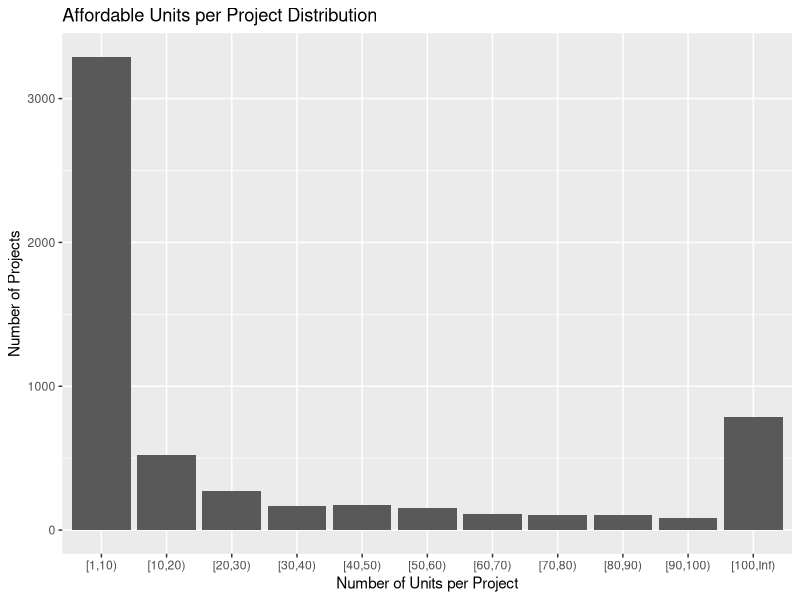
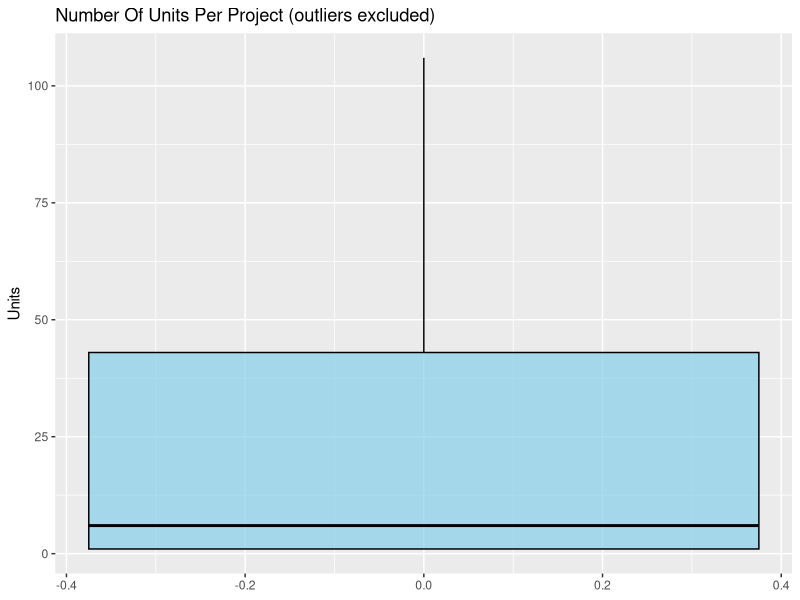
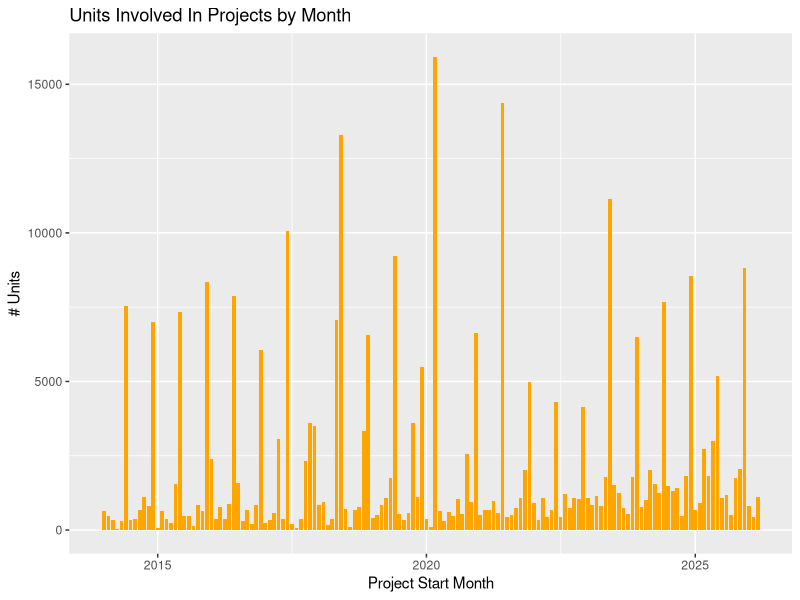
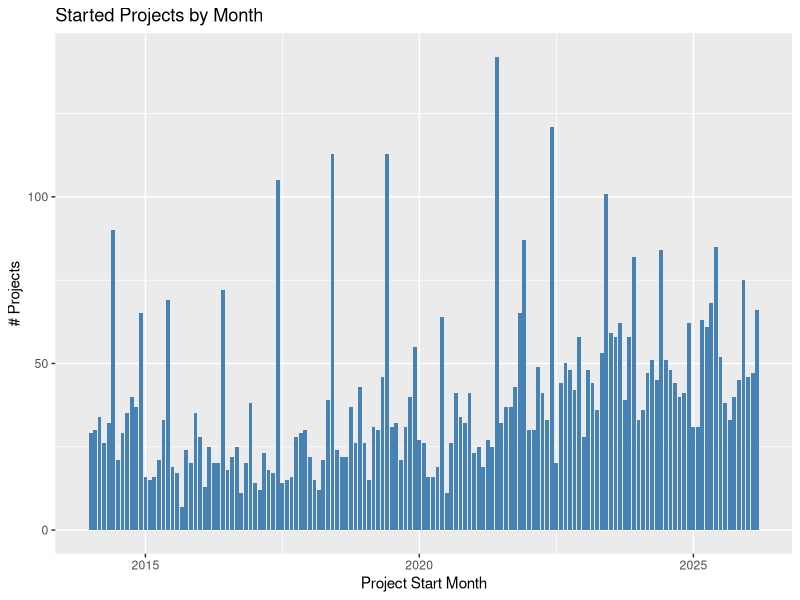
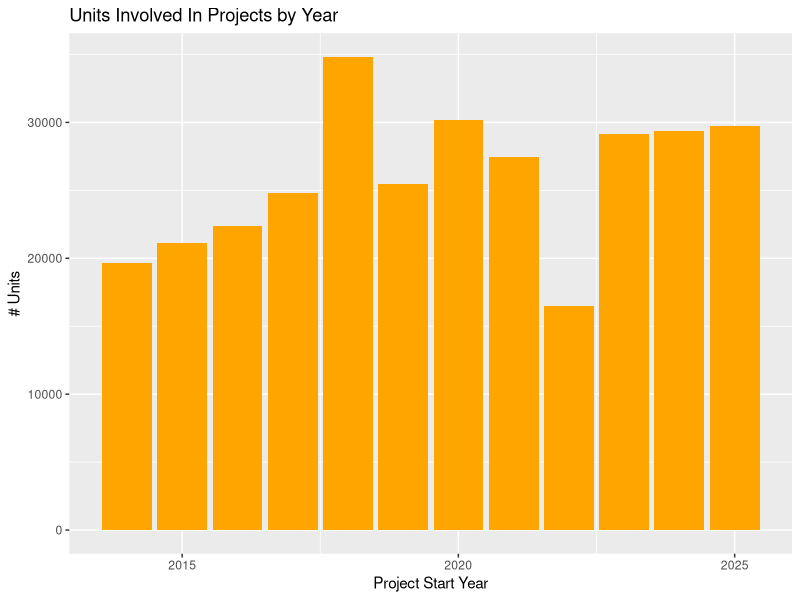
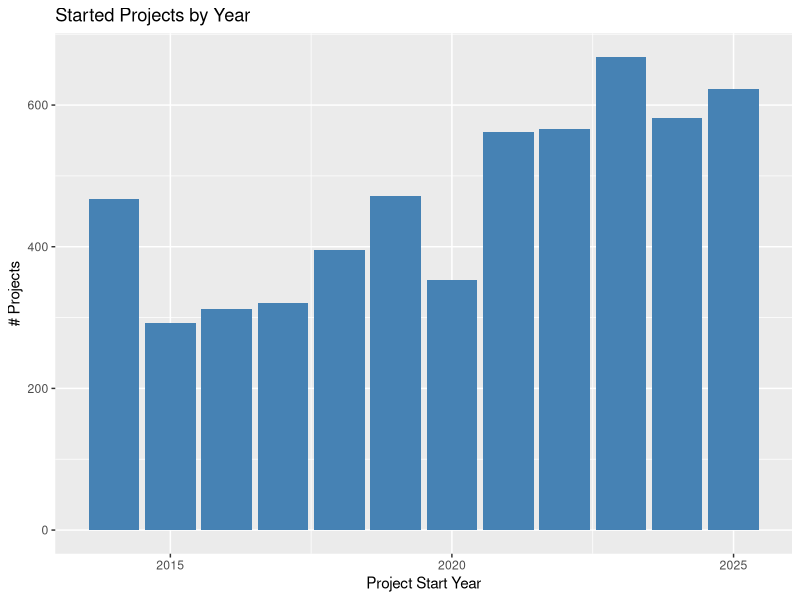
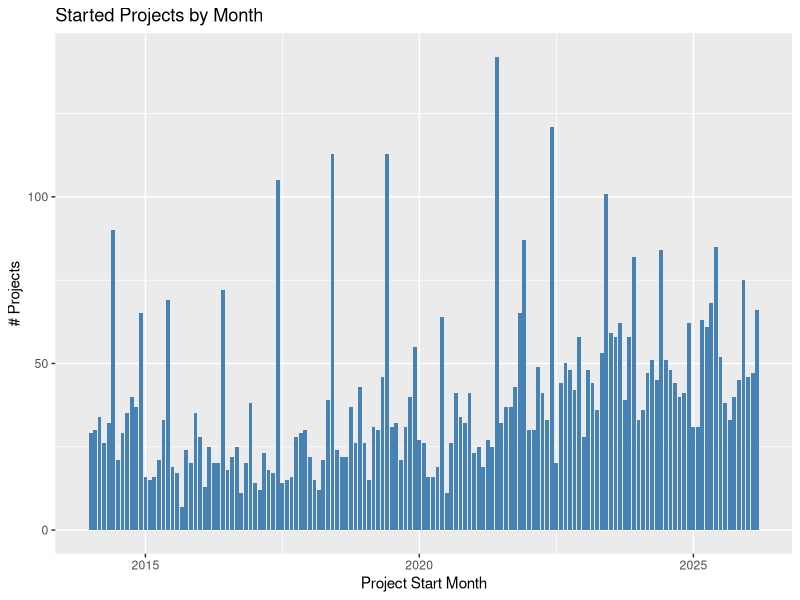
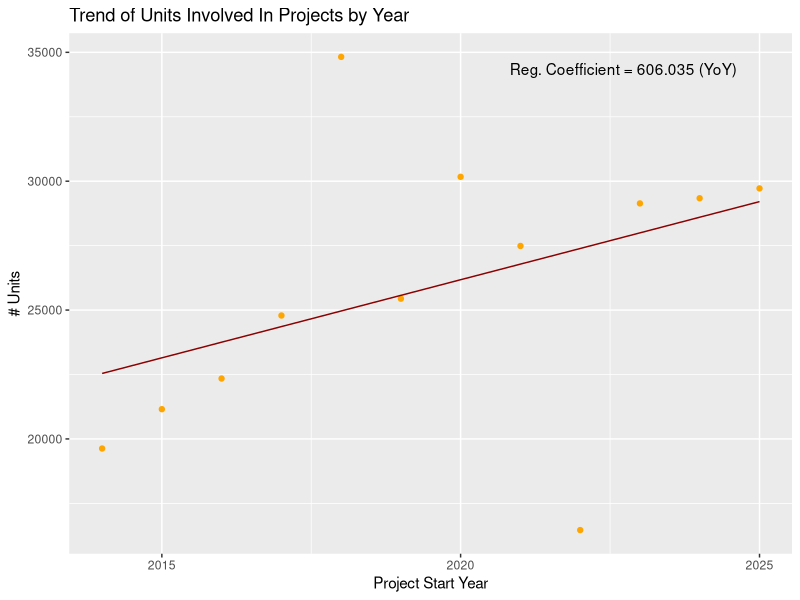

Reproduce these figures in R, in order.
library(readr)
library(dplyr)
library(lubridate)
library(ggplot2)

# Data uploading and cleaning
data <- read_csv("data/Affordable_Housing_Production_by_Building_20260821.csv")
data_f <- data[!is.na(data$`All Counted Units`), ]

data_f$`Project Start Date` <- mdy(data_f$`Project Start Date`)

n_unique_projects <- length(unique(data_f$`Project ID`)) # save the number of unique projects 

data_f$`Project Start Month` <- floor_date(data_f$`Project Start Date`, unit="month")
data_f$`Project Start Year` <- floor_date(data_f$`Project Start Date`, unit="year")

# Aggregating by proejct (collapsing buildings)
projects <- data_f |> 
  summarise(
    .by = c(`Project ID`, `Project Start Month`, `Project Start Year`), 
    `Units` = sum(`All Counted Units`)
  )
projects$`Projects Cnt` <- 1

# Visualize units per project distribution
  
projects <- projects |>
  mutate(
    `# Units - Grouped` = cut(
      `Units`,
      breaks = c(1, 10, 20, 30, 40, 50, 60, 70, 80, 90, 100, Inf),
      right = FALSE
    )
  )

ggplot(projects, aes(x = `# Units - Grouped`)) +
  geom_bar() +
  labs(
    x = "Number of Units per Project",
    y = "Number of Projects",
    title = "Affordable Units per Project Distribution"
  )

# Aggregating by month
by_month <- projects |> 
  summarise(
    .by = c(`Project Start Month`), 
    `# Units` = sum(`Units`),
    `# Projects` = sum(`Projects Cnt`)
  )
by_month <- by_month |>
  mutate(`6th or 12th month` = if_else(format(`Project Start Month`, "%m") %in% c("06", "12"), 1, 0))

# Aggregating by year
by_year <- projects |> 
  summarise(
    .by = c(`Project Start Year`), 
    `# Units` = sum(`Units`),
    `# Projects` = sum(`Projects Cnt`)
  )
by_year <- by_year[by_year$`Project Start Year` < '2026-01-01', ]
by_year <- by_year |> arrange(`Project Start Year`)
by_year$`Project Start Year Numeric` <- 0:(nrow(by_year)-1)

# Boxplot with # Units
ggplot(projects, aes(y = `Units`)) +
  geom_boxplot(fill = "skyblue", color = "black", alpha = 0.7, outliers=FALSE) +
  labs(title="Number Of Units Per Project (outliers excluded)")

# Visualize monthly data

ggplot(by_month, aes(`Project Start Month`, `# Units`)) +
  geom_col(fill="orange") +
  labs(
    title="Units Involved In Projects by Month"
  )

ggplot(by_month, aes(`Project Start Month`, `# Projects`)) +
  geom_col(fill="steelblue") +
  labs(
    title="Started Projects by Month"
  )

# Visualize yearly data

ggplot(by_year, aes(`Project Start Year`, `# Units`)) +
  geom_col(fill="orange") +
  labs(
    title="Units Involved In Projects by Year"
  )

ggplot(by_year, aes(`Project Start Year`, `# Projects`)) +
  geom_col(fill="steelblue") +
  labs(
    title="Started Projects by Year"
  )

ggplot(by_month, aes(`Project Start Month`, `# Projects`)) +
  geom_col(fill="steelblue") +
  labs(
    title="Started Projects by Month"
  )

# Calculate and visualize a # units trend
units_trend <- lm(`# Units` ~ `Project Start Year Numeric`, data = by_year)
by_year$`# Units Predicted` <- predict(units_trend)
by_year$`# Units Predicted Error` <- by_year$`# Units Predicted` - by_year$`# Units`

ggplot(by_year, aes(x = `Project Start Year`, y = `# Units`)) +
  geom_point(color = "orange") +
  geom_line(aes(y = `# Units Predicted`), color = "darkred") +
  labs(title="Trend of Units Involved In Projects by Year") +
  annotate(
    "text",
    x = max(by_year$`Project Start Year`, na.rm = TRUE),
    y = max(by_year$`# Units`, na.rm = TRUE),
    label = paste0(
      "Reg. Coefficient = ",
      round(coef(units_trend)["`Project Start Year Numeric`"], 3),
      " (YoY)"
    ),
    hjust = 1.1,
    vjust = 1.5
  )

# Units trend summary
summary(units_trend)

# Calculate and visualize a # projects trend
projects_trend <- lm(`# Projects` ~ `Project Start Year Numeric`, data = by_year)
by_year$`# Projects Predicted` <- predict(projects_trend)
by_year$`# Projects Predicted Error` <- by_year$`# Projects Predicted` - by_year$`# Projects`

ggplot(by_year, aes(x = `Project Start Year`, y = `# Projects`)) +
  geom_point(color = "steelblue") +
  geom_line(aes(y = `# Projects Predicted`), color = "darkred") + 
  labs(title="Trend of Projects Started by Year") +
  annotate(
    "text",
    x = max(by_year$`Project Start Year`, na.rm = TRUE),
    y = max(by_year$`# Projects`, na.rm = TRUE),
    label = paste0(
      "Reg. Coefficient = ",
      round(coef(projects_trend)["`Project Start Year Numeric`"], 3),
      " (YoY)"
    ),
    hjust = 1.1,
    vjust = 1.5
  )

# Projects trend summary
summary(projects_trend)

# Correlation matrix
cor(by_month[,c("# Units", "# Projects", "6th or 12th month")], method = "pearson")
